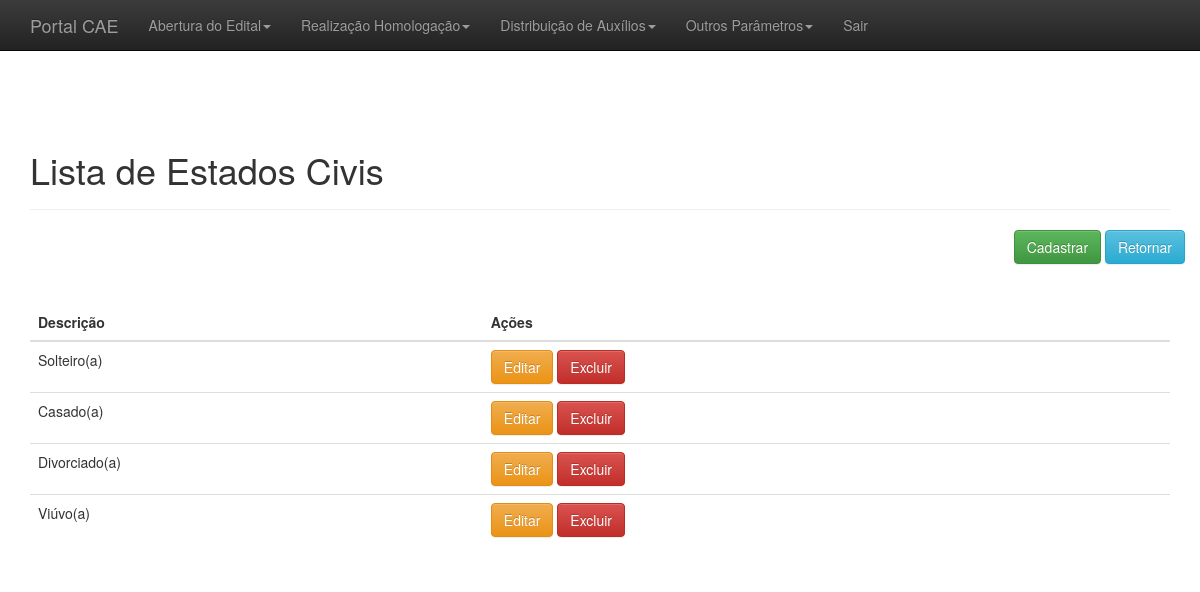
The app's page /adm/listar_estadoCivil.php with its own data.
### tables this page shows
CREATE TABLE `estadocivil` (
  `id` int(11) NOT NULL,
  `descritor` varchar(15) NOT NULL
);

### adm/listar_estadoCivil.php (the view, shortened to what this page needs)
<?php
include_once("conexao.php");
include_once("header_adm.php");
include_once("menu_admin.php");
?>
<?php
$resultado = mysqli_query($conectar,"SELECT * FROM estadocivil");
?>
<br>
<br>
<div class="container theme-showcase" role="main">
    <div class="page-header">
		<h1>Lista de Estados Civis</h1>
    </div>
	<div class="row espaco">
		<div class="pull-right">
			<a href='cad_EstadoCivil.php'><button type='button' class='btn btn-success'>Cadastrar</button></a>
			<a href='administrativo.php'><button type='button' class='btn btn-info'>Retornar</button></a>
		</div>
	</div>
	<br>
	<div class="row">
		<div class="col-md-12">
			<table class="table">
				<thead>
					<tr>
						<th>Descrição</th>
						<th>Ações</th>
					</tr>
				</thead>
				<tbody>
					<?php while($linhas = mysqli_fetch_array($resultado)){
						echo "<tr>";
							echo "<td>".$linhas["descritor"]."</td>";?>
							<td>
								<a href="editar_EstadoCivil.php?id=<?php echo $linhas['id'];?>"><button type='button' class='btn btn-warning'>Editar</button></a>
								<a href="processa/proc_apagar_estadoCivil.php?id=<?php echo $linhas['id'];?>"><button type='button' class='btn btn-danger'>Excluir</button></a>
							</td>
						<?php echo "</tr>";
					}?>
				</tbody>
			</table>
		</div>
	</div>
</div>
<?php
	include_once("footer_adm.php");
?>

### adm/css/theme.css (style rules this page uses)
body { padding-top: 70px; padding-bottom: 30px; }
.espaco { margin-bottom:20px; }

### records on screen
estadocivil: descritor "Solteiro(a)"
estadocivil: descritor "Casado(a)"
estadocivil: descritor "Divorciado(a)"
estadocivil: descritor "Viúvo(a)"
